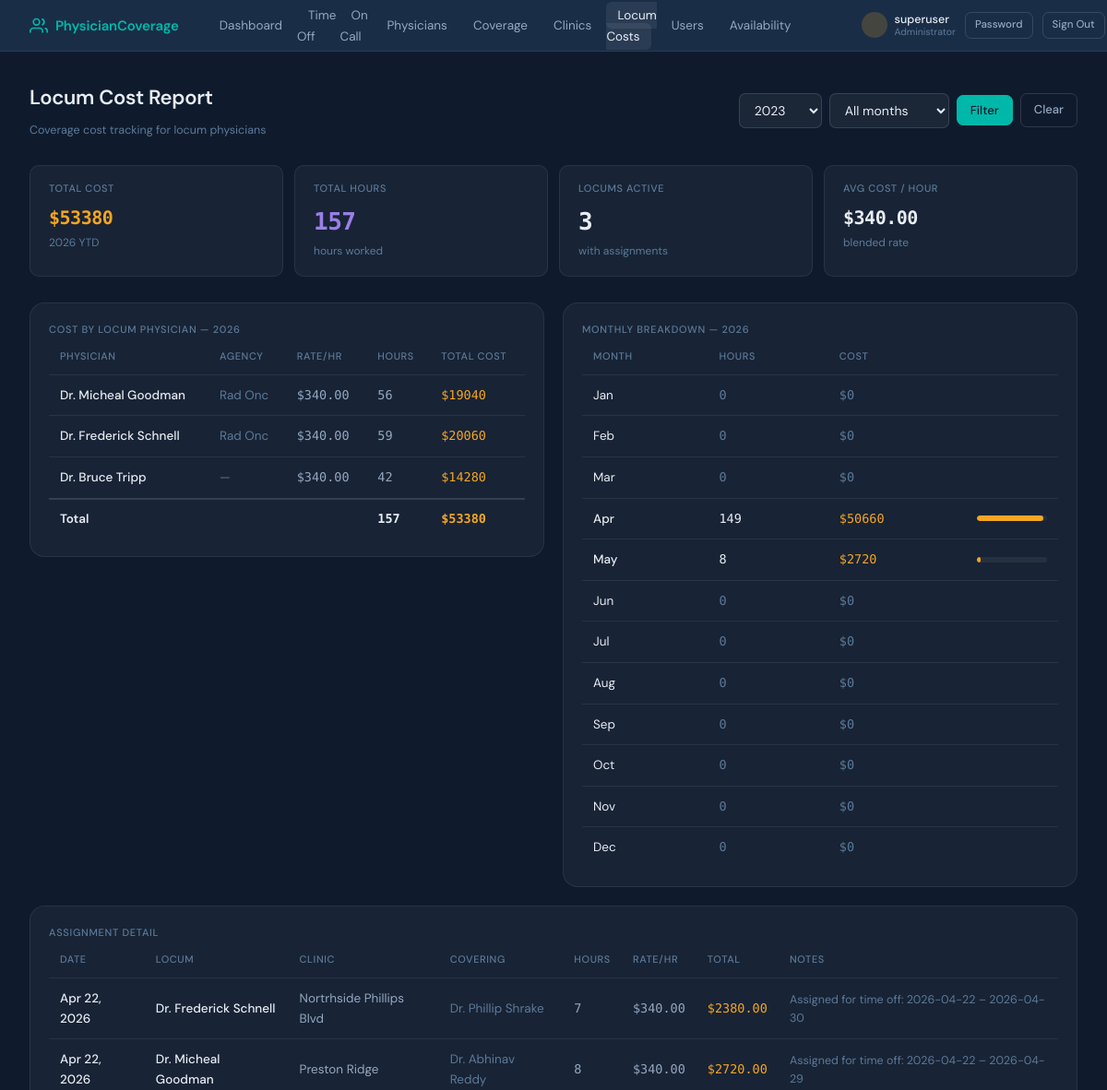
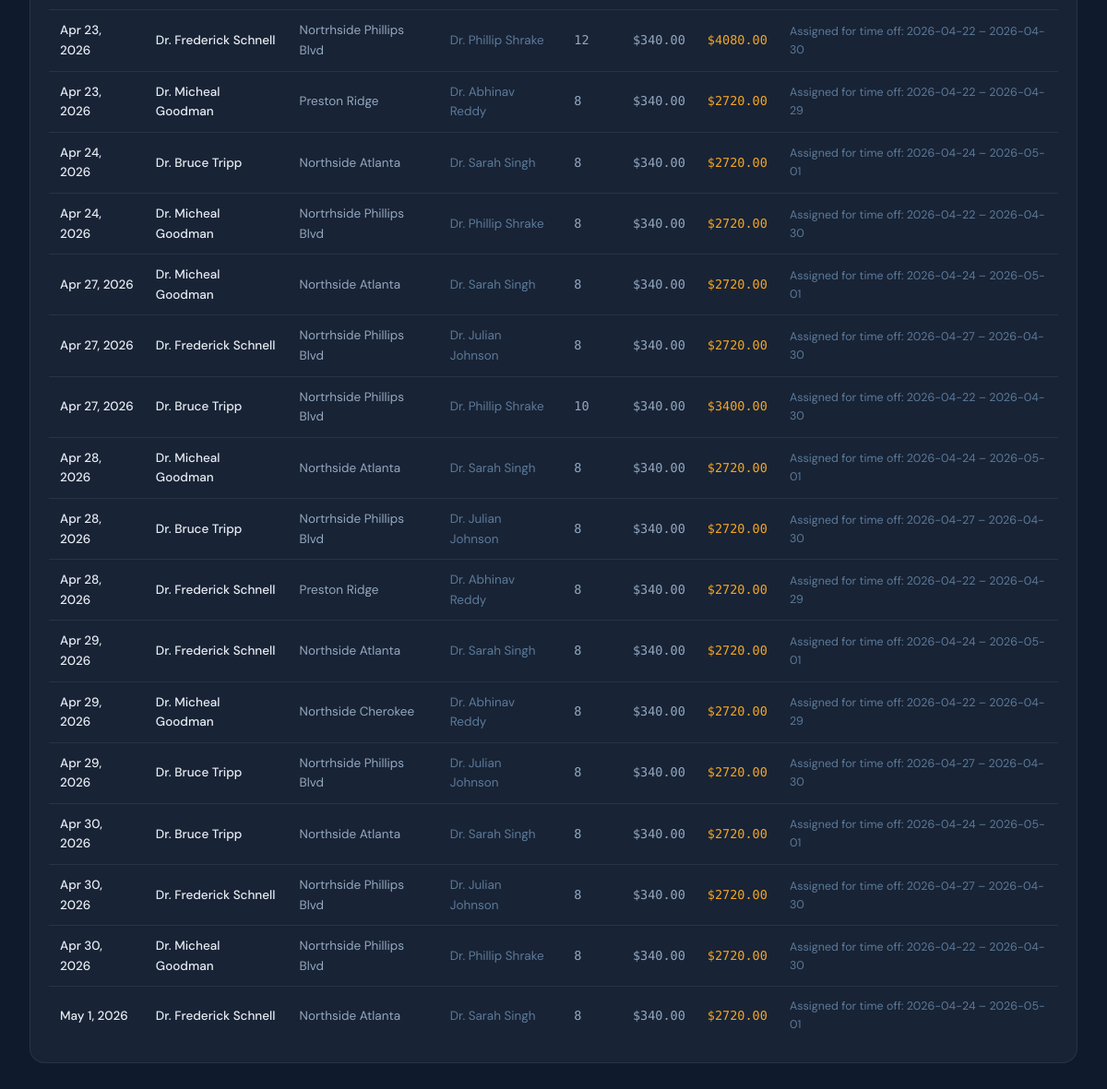
Page /locum-costs/ (signed in) on the earlier database version (2 pictures, top to bottom).
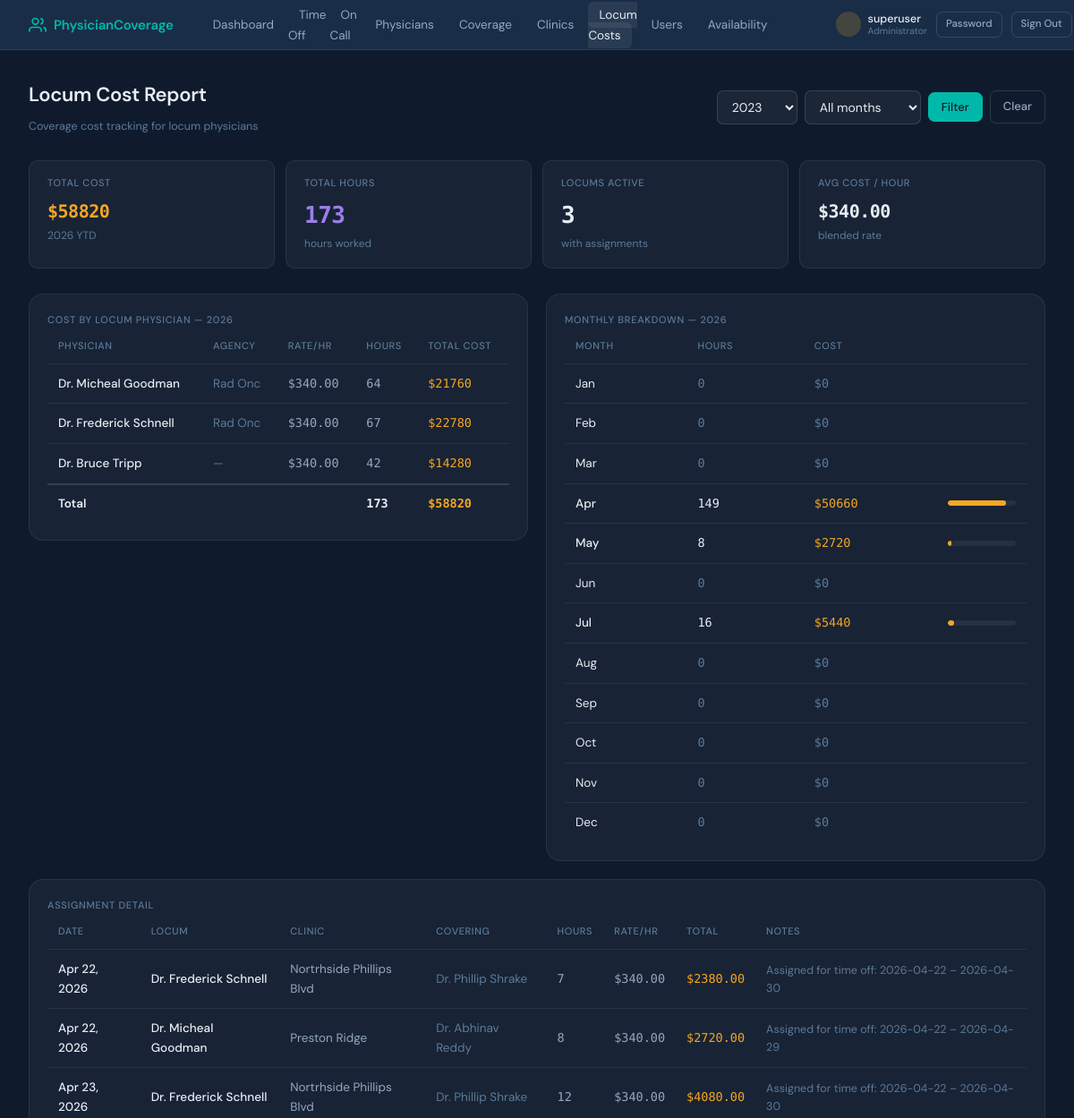
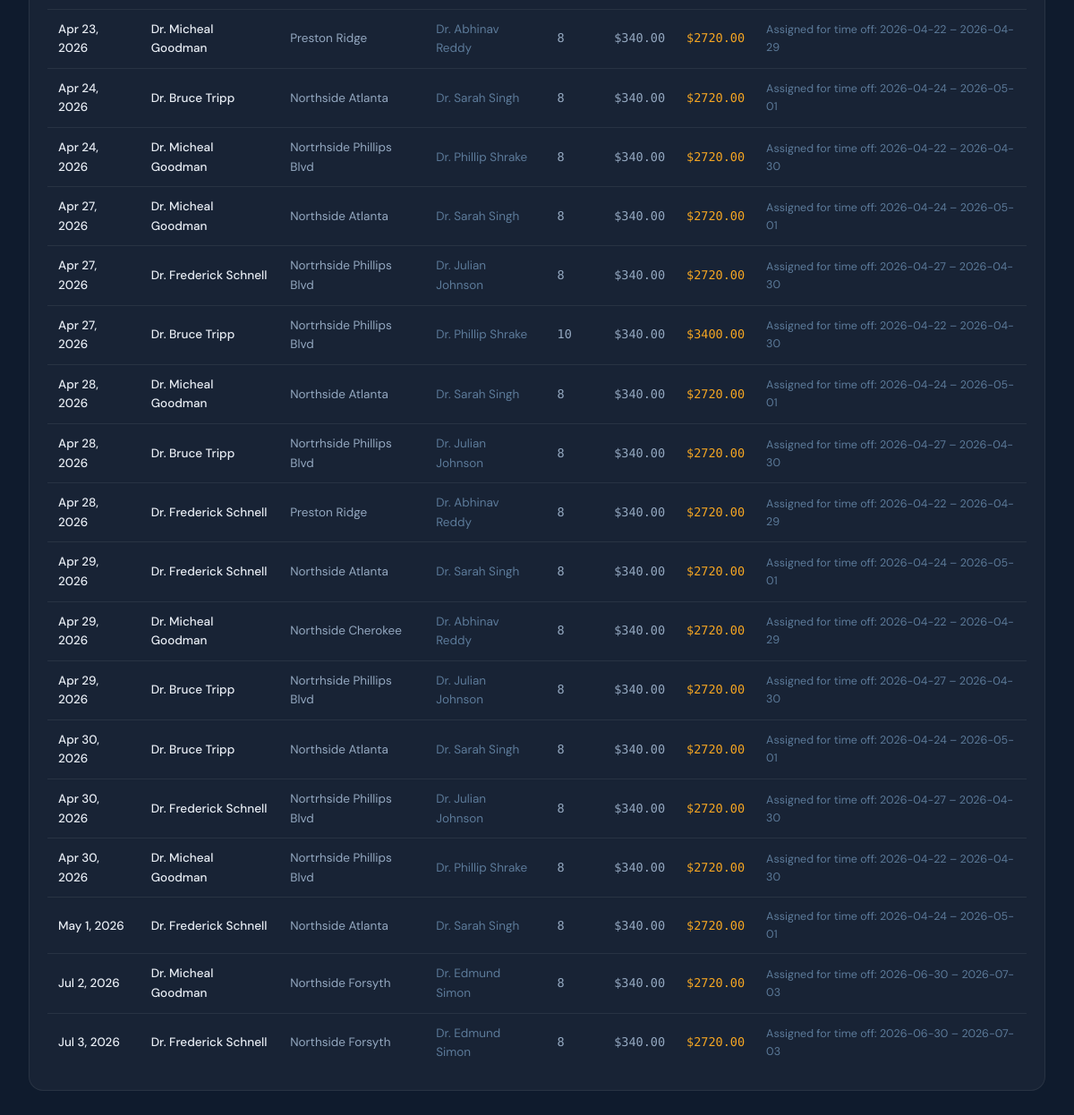
Same page on the later database version (2 pictures, top to bottom).
### coverage_tracker/models.py (models this page shows, shortened)
class Physician(models.Model):
    PHYSICIAN_TYPE_CHOICES = [
        ('regular', 'NROC Physician'),
        ('locum', 'Locum / Covering Physician'),
        ('psa', 'PSA Physician'),
    ]
    user = models.OneToOneField(User, on_delete=models.CASCADE, null=True, blank=True)
    first_name = models.CharField(max_length=100)
    last_name = models.CharField(max_length=100)
    email = models.EmailField(unique=True)
    physician_type = models.CharField(max_length=10, choices=PHYSICIAN_TYPE_CHOICES, default='regular')
    total_vacation_days = models.PositiveIntegerField(
        default=20,
        help_text="Annual vacation day allocation (for NROC physicians)"
    )
    daily_rate = models.DecimalField(
        max_digits=10, decimal_places=2, null=True, blank=True,
        help_text="Legacy / standard daily rate (kept for reference — hourly rate is used for pay)"
    )
    hourly_rate = models.DecimalField(
        max_digits=10, decimal_places=2, null=True, blank=True,
        help_text="Hourly rate for locum physicians. Daily pay = hourly rate × hours worked."
    )
    agency = models.CharField(
        max_length=200, blank=True,
        help_text="Staffing agency name (for locum physicians)"
    )
    is_active = models.BooleanField(default=True)
    class Meta:
        ordering = ['physician_type', 'last_name', 'first_name']
    def __str__(self):
        return f"Dr. {self.first_name} {self.last_name}"

class CoverageAssignment(models.Model):
    clinic = models.ForeignKey(Clinic, on_delete=models.CASCADE, related_name='coverage_assignments')
    hours = models.DecimalField(max_digits=5, decimal_places=2, null=True, blank=True)
    covering_physician = models.ForeignKey(
        Physician, on_delete=models.CASCADE, related_name='coverage_assignments',
        null=True, blank=True,
        limit_choices_to={'physician_type': 'locum'},
        help_text="Locum physician providing coverage"
    )
    covered_physician = models.ForeignKey(
        Physician, on_delete=models.CASCADE, related_name='covered_assignments',
        null=True, blank=True,
        limit_choices_to={'physician_type': 'regular'},
        help_text="NROC physician being covered (optional)"
    )
    date = models.DateField()
    no_coverage_needed = models.BooleanField(
        default=False,
        help_text="Mark this day as resolved without assigning a locum (e.g., half day, shift swapped)."
    )
    no_coverage_reason = models.CharField(
        max_length=255, blank=True,
        help_text="Required reason when 'no coverage needed' is set (e.g., 'half day', 'physician swapped shift')."
    )
    hourly_rate_override = models.DecimalField(
        max_digits=10, decimal_places=2, null=True, blank=True,
        help_text="Override the locum's standard hourly rate for this specific assignment"
    )
    daily_rate_override = models.DecimalField(
        max_digits=10, decimal_places=2, null=True, blank=True,
        help_text="Override the locum's standard daily rate for this specific assignment"
    )
    notes = models.TextField(blank=True)
    created_at = models.DateTimeField(auto_now_add=True)
    class Meta:
        ordering = ['date', 'clinic']
        constraints = [
            models.UniqueConstraint(
                fields=['clinic', 'covering_physician', 'date'],
                condition=models.Q(covering_physician__isnull=False),
                name='unique_clinic_locum_date_when_assigned',
            ),
            models.UniqueConstraint(
                fields=['covered_physician', 'date'],
                condition=models.Q(no_coverage_needed=True),
                name='unique_no_coverage_per_covered_physician_per_day',
            ),
        ]
    @property
    def effective_hourly_rate(self):
        if self.no_coverage_needed or self.covering_physician is None:   # ← NEW guard
            return Decimal('0.00')
        if self.hourly_rate_override is not None:
            return self.hourly_rate_override
        return self.covering_physician.hourly_rate or Decimal('0.00')
    @property
    def effective_daily_rate(self):
        if self.no_coverage_needed or self.covering_physician is None:   # ← NEW guard
            return Decimal('0.00')
        if self.hourly_rate_override is not None or self.covering_physician.hourly_rate:
            hours = self.hours if self.hours is not None else Decimal('0.00')   # ← null-safe
            return (self.effective_hourly_rate * hours).quantize(Decimal('0.01'))
        if self.daily_rate_override is not None:
            return self.daily_rate_override
        return self.covering_physician.daily_rate or Decimal('0.00')
    @property
    def cost(self):
        return self.effective_daily_rate

class Clinic(models.Model):
    name = models.CharField(max_length=200)
    location = models.CharField(max_length=200, blank=True)
    regular_physicians = models.ManyToManyField(
        'Physician',
        blank=True,
        related_name='assigned_clinics',
        limit_choices_to={'physician_type__in': ['regular', 'psa']},
        help_text= "NROC and PSA physicians permanently assigned to this clinic"
    )
    is_active = models.BooleanField(default=True)
    class Meta:
        ordering = ['name']
    def __str__(self):
        return self.name

### coverage_tracker/views.py (the view)
# urls.py: path('locum-costs/', views.locum_costs, name='locum_costs'),
@admin_required
def locum_costs(request):
    year = _int_param(request, 'year', date.today().year)
    month = _int_param(request, 'month', 0)  # 0 = no month filter
    assignments = CoverageAssignment.objects.filter(
        date__year=year, no_coverage_needed=False
    ).select_related('covering_physician', 'clinic', 'covered_physician')
    if month:
        assignments = assignments.filter(date__month=month)
    assignments = assignments.order_by('date', 'clinic')
    locums = Physician.objects.filter(is_active=True, physician_type='locum')
    locum_data = []
    grand_total = Decimal('0.00')
    grand_hours = Decimal('0.00')
    for p in locums:
        yr_assignments = [a for a in assignments if a.covering_physician_id == p.id]
        hours = sum(((a.hours or Decimal('0.00')) for a in yr_assignments), Decimal('0.00'))
        cost = sum(a.cost for a in yr_assignments)
        grand_total += cost
        grand_hours += hours
        locum_data.append({
            'physician': p,
            'hours': hours,
            'cost': cost,
            'standard_rate': p.hourly_rate,
        })
    monthly_totals = {}
    for a in CoverageAssignment.objects.filter(date__year=year).select_related('covering_physician'):
        if a.no_coverage_needed or a.covering_physician is None:          # ← guard
            continue
        m = a.date.month
        if m not in monthly_totals:
            monthly_totals[m] = {'hours': 0, 'cost': Decimal('0.00')}
        monthly_totals[m]['hours'] += (a.hours or Decimal('0.00'))
        monthly_totals[m]['cost'] += a.cost
    months = []
    month_names = ['Jan','Feb','Mar','Apr','May','Jun','Jul','Aug','Sep','Oct','Nov','Dec']
    for i in range(1, 13):
        d = monthly_totals.get(i, {'hours': Decimal('0.00'), 'cost': Decimal('0.00')})
        months.append({'num': i, 'name': month_names[i-1], **d})
    num_assigned = sum(1 for s in locum_data if s['hours'] > 0)
    if grand_hours > 0:
        avg_hourly_rate = (grand_total / grand_hours).quantize(Decimal('0.01'))
    else:
        avg_hourly_rate = Decimal('0.00')
    context = {
        'year': year,
        'month_filter': month,
        'assignments': assignments,
        'locum_data': locum_data,
        'months': months,
        'grand_total': grand_total,
        'grand_hours': grand_hours,
        'avg_hourly_rate': avg_hourly_rate,
        'assigned_count': num_assigned,
        'years': [2023, 2024, 2025, 2026, 2027],
    }
    return render(request, 'coverage_tracker/locum_costs.html', context)

### coverage_tracker/context_processors.py (called while the page is built)
def user_profile(request):
    if request.user.is_authenticated:
        try:
            _ = request.user.profile
        except Exception:
            UserProfile.objects.get_or_create(
                user=request.user,
                defaults={'role': 'admin' if request.user.is_superuser else 'physician'}
            )
    return {}

### coverage_tracker/models.py (called while the page is built)
    @property
    def is_admin(self):
        return self.role == 'admin' or self.user.is_superuser

    @property
    def is_nursing(self):
        return self.role == 'nursing'

### coverage_tracker/views.py (called while the page is built)
def _int_param(request, name, default):
    try:
        return int(request.GET.get(name, default))
    except (TypeError, ValueError):
        return default

### coverage_tracker/templates/coverage_tracker/locum_costs.html (shortened to what the changed rows need)
{% extends "coverage_tracker/base.html" %}
{% block content %}
<div class="page-header">
  <div>
    <h1>Locum Cost Report</h1>
  </div>
</div>
<div class="stats-grid">
  <div class="stat-card">
    <div class="stat-label">Total Cost</div>
    <div class="stat-value" style="color:var(--amber);font-size:20px;">${{ grand_total|floatformat:0 }}</div>
    <div class="stat-sub">{% if month_filter %}this month{% else %}{{ year }} YTD{% endif %}</div>
  </div>
   <div class="stat-card">
    <div class="stat-label">Total Hours</div>
    <div class="stat-value" style="color:var(--purple);">{{ grand_hours|floatformat:0 }}</div>
    <div class="stat-sub">hours worked</div>
  </div>
</div>
<div class="two-col" style="align-items:start;">
  <div class="card">
    <div class="table-wrap">
      <table>
        <thead><tr><th>Physician</th><th>Agency</th><th>Rate/hr</th><th>Hours</th><th>Total Cost</th></tr></thead>
        <tbody>
           {% for s in locum_data %}
          <tr>
            <td>
              <a href="/physicians/{{ s.physician.pk }}/" style="color:var(--text);text-decoration:none;font-weight:500;">{{ s.physician }}</a>
            </td>
            <td class="text-muted">{{ s.physician.agency|default:"—" }}</td>
            <td class="money">{% if s.standard_rate %}${{ s.standard_rate|floatformat:2 }}{% else %}<span class="text-muted">—</span>{% endif %}</td>
            <td style="font-family:'DM Mono',monospace;">{{ s.hours|floatformat:0 }}</td>
            <td>
              <span style="color:{% if s.cost > 0 %}var(--amber){% else %}var(--text-3){% endif %};font-family:'DM Mono',monospace;font-weight:500;">
                ${{ s.cost|floatformat:0 }}
              </span>
            </td>
          </tr>
          {% empty %}
          <tr><td colspan="5" class="empty-state">No locum physicians in system.</td></tr>
          {% endfor %}
        </tbody>
        {% if grand_total > 0 %}
        <tfoot>
          <tr style="border-top:2px solid var(--border-2);">
            <td colspan="3" style="padding:10px 12px;font-weight:600;color:var(--text);">Total</td>
            <td style="padding:10px 12px;font-family:'DM Mono',monospace;font-weight:600;color:var(--text);">{{ grand_hours|floatformat:0 }}</td>
            <td style="padding:10px 12px;font-family:'DM Mono',monospace;font-weight:600;color:var(--amber);">${{ grand_total|floatformat:0 }}</td>
          </tr>
        </tfoot>
        {% endif %}
      </table>
    </div>
  </div>
  <div class="card">
    <div class="table-wrap">
      <table>
        <thead><tr><th>Month</th><th>Hours</th><th>Cost</th><th></th></tr></thead>
        <tbody>
          {% for m in months %}
          <tr style="{% if m.num == month_filter %}background:rgba(155,127,232,0.07);{% endif %}">
            <td>
              <a href="/locum-costs/?year={{ year }}&month={{ m.num }}" style="color:var(--text);text-decoration:none;font-weight:{% if m.hours > 0 %}500{% else %}400{% endif %};">{{ m.name }}</a>
            </td>
            <td style="font-family:'DM Mono',monospace;color:{% if m.hours > 0 %}var(--text){% else %}var(--text-3){% endif %};">{{ m.hours|floatformat:0 }}</td>
            <td style="color:{% if m.cost > 0 %}var(--amber){% else %}var(--text-3){% endif %};font-family:'DM Mono',monospace;">
              ${{ m.cost|floatformat:0 }}
            </td>
            <td style="width:100px;">
              {% if grand_total > 0 and m.cost > 0 %}
              <div class="progress-wrap">
                <div class="progress-bar amber" style="width:{% widthratio m.cost grand_total 100 %}%"></div>
              </div>
              {% endif %}
            </td>
          </tr>
          {% endfor %}
        </tbody>
      </table>
    </div>
  </div>
</div>
<div class="card" style="margin-top:1.25rem;">
  <div class="table-wrap">
    <table>
      <thead><tr><th>Date</th><th>Locum</th><th>Clinic</th><th>Covering</th><th>Hours</th><th>Rate/hr</th><th>Total</th><th>Notes</th></tr></thead>
      <tbody>
        {% for a in assignments %}
        <tr>
          <td><strong>{{ a.date|date:"M j, Y" }}</strong></td>
          <td>
            <a href="/physicians/{{ a.covering_physician.pk }}/" style="color:var(--text);text-decoration:none;font-weight:500;">{{ a.covering_physician }}</a>
          </td>
          <td>{{ a.clinic }}</td>
          <td class="text-muted">{{ a.covered_physician|default:"—" }}</td>
          <td style="font-family:'DM Mono',monospace;">{{ a.hours|floatformat:0 }}</td>
          <td class="money">${{ a.effective_hourly_rate|floatformat:2 }}{% if a.hourly_rate_override %} <span class="badge" style="background:rgba(245,166,35,0.15);color:var(--amber);margin-left:4px;">override</span>{% endif %}</td>
          <td class="money" style="color:var(--amber);font-weight:500;">${{ a.effective_daily_rate|floatformat:2 }}</td>
          <td class="text-muted text-sm">{{ a.notes|default:"—" }}</td>
        </tr>
        {% empty %}
        <tr><td colspan="8" style="text-align:center;padding:2rem;" class="empty-state">No assignments found for this period.</td></tr>
        {% endfor %}
      </tbody>
    </table>
  </div>
</div>
{% endblock %}

Differences in the rows shown:
computed for Physician "Dr. Micheal Goodman": hours "56" → "64"; cost "19040" → "21760"
computed for Physician "Dr. Frederick Schnell": hours "59" → "67"; cost "20060" → "22780"
added CoverageAssignment: date "Jul 2, 2026", covering_physician "Dr. Micheal Goodman", clinic "Northside Forsyth", covered_physician "Dr. Edmund Simon", hours "8", effective_hourly_rate "340.00", effective_daily_rate "2720.00", notes "Assigned for time off: 2026-06-30 – 2026-07-03"
added CoverageAssignment: date "Jul 3, 2026", covering_physician "Dr. Frederick Schnell", clinic "Northside Forsyth", covered_physician "Dr. Edmund Simon", hours "8", effective_hourly_rate "340.00", effective_daily_rate "2720.00", notes "Assigned for time off: 2026-06-30 – 2026-07-03"
Other differences:
{{ grand_total|floatformat:0 }}: "53380" → "58820"
{{ grand_hours|floatformat:0 }}: "157" → "173"
new list line: "Jul 16 $ 5440"
list line gone: "Jul 0 $ 0"
